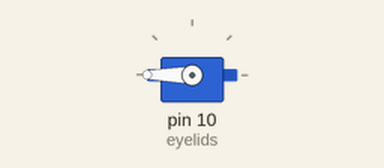
This sketch was run on a simulated Arduino Uno, built with avr-gcc and run on an emulated ATmega328P. Parts: servo.

Above: at 0.05 s.
Timing chart, 0 to 4.6 s (numbered marks = the images above):
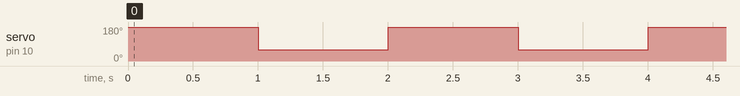

The sketch:

test_single_servo.ino
```cpp
#include <Servo.h>

const int eyelids = 10;
Servo SEyelids;

void setup()
{
  SEyelids.attach(eyelids);

  Serial.begin(9600);
}

void loop()
{
  SEyelids.write(200);
  delay(1000);
  SEyelids.write(60);
  delay(1000);
}
```

Measured:
- by itself, servo on pin 10 (eyelids): alternates 180° for 1.0 s and 60° for 1.0 s
